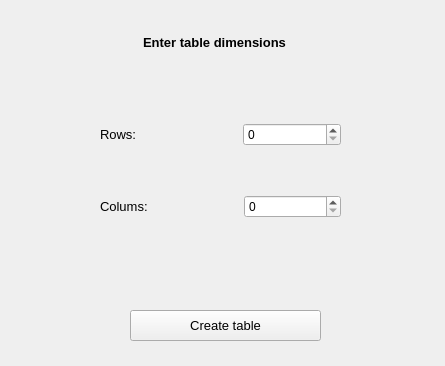
<?xml version="1.0" encoding="UTF-8"?>
<ui version="4.0">
 <class>CreateTableWindow</class>
 <widget class="QWidget" name="CreateTableWindow">
  <property name="geometry">
   <rect>
    <x>0</x>
    <y>0</y>
    <width>445</width>
    <height>366</height>
   </rect>
  </property>
  <property name="sizePolicy">
   <sizepolicy hsizetype="Minimum" vsizetype="Minimum">
    <horstretch>0</horstretch>
    <verstretch>0</verstretch>
   </sizepolicy>
  </property>
  <property name="windowTitle">
   <string>Form</string>
  </property>
  <widget class="QWidget" name="">
   <property name="geometry">
    <rect>
     <x>100</x>
     <y>80</y>
     <width>241</width>
     <height>181</height>
    </rect>
   </property>
   <layout class="QVBoxLayout" name="verticalLayout">
    <item>
     <layout class="QHBoxLayout" name="horizontalLayout">
      <item>
       <widget class="QLabel" name="label">
        <property name="font">
         <font>
          <pointsize>10</pointsize>
         </font>
        </property>
        <property name="text">
         <string>Rows:</string>
        </property>
        <property name="alignment">
         <set>Qt::AlignmentFlag::AlignLeading|Qt::AlignmentFlag::AlignLeft|Qt::AlignmentFlag::AlignVCenter</set>
        </property>
       </widget>
      </item>
      <item>
       <spacer name="horizontalSpacer">
        <property name="orientation">
         <enum>Qt::Orientation::Horizontal</enum>
        </property>
        <property name="sizeType">
         <enum>QSizePolicy::Policy::Minimum</enum>
        </property>
        <property name="sizeHint" stdset="0">
         <size>
          <width>38</width>
          <height>20</height>
         </size>
        </property>
       </spacer>
      </item>
      <item>
       <widget class="QSpinBox" name="rowspinBox"/>
      </item>
     </layout>
    </item>
    <item>
     <layout class="QHBoxLayout" name="horizontalLayout_2">
      <item>
       <widget class="QLabel" name="label_2">
        <property name="font">
         <font>
          <pointsize>10</pointsize>
         </font>
        </property>
        <property name="text">
         <string>Colums:</string>
        </property>
        <property name="alignment">
         <set>Qt::AlignmentFlag::AlignLeading|Qt::AlignmentFlag::AlignLeft|Qt::AlignmentFlag::AlignVCenter</set>
        </property>
       </widget>
      </item>
      <item>
       <spacer name="horizontalSpacer_2">
        <property name="orientation">
         <enum>Qt::Orientation::Horizontal</enum>
        </property>
        <property name="sizeType">
         <enum>QSizePolicy::Policy::Minimum</enum>
        </property>
        <property name="sizeHint" stdset="0">
         <size>
          <width>40</width>
          <height>20</height>
         </size>
        </property>
       </spacer>
      </item>
      <item>
       <widget class="QSpinBox" name="colspinBox">
        <property name="minimumSize">
         <size>
          <width>0</width>
          <height>0</height>
         </size>
        </property>
       </widget>
      </item>
     </layout>
    </item>
   </layout>
  </widget>
  <widget class="QPushButton" name="createButton">
   <property name="geometry">
    <rect>
     <x>130</x>
     <y>310</y>
     <width>191</width>
     <height>31</height>
    </rect>
   </property>
   <property name="font">
    <font>
     <pointsize>10</pointsize>
    </font>
   </property>
   <property name="text">
    <string>Create table</string>
   </property>
  </widget>
  <widget class="QLabel" name="label_3">
   <property name="geometry">
    <rect>
     <x>80</x>
     <y>10</y>
     <width>269</width>
     <height>65</height>
    </rect>
   </property>
   <property name="sizePolicy">
    <sizepolicy hsizetype="Preferred" vsizetype="Minimum">
     <horstretch>0</horstretch>
     <verstretch>0</verstretch>
    </sizepolicy>
   </property>
   <property name="minimumSize">
    <size>
     <width>0</width>
     <height>20</height>
    </size>
   </property>
   <property name="font">
    <font>
     <pointsize>10</pointsize>
     <bold>true</bold>
    </font>
   </property>
   <property name="text">
    <string>Enter table dimensions</string>
   </property>
   <property name="alignment">
    <set>Qt::AlignmentFlag::AlignCenter</set>
   </property>
  </widget>
 </widget>
 <resources/>
 <connections/>
</ui>
